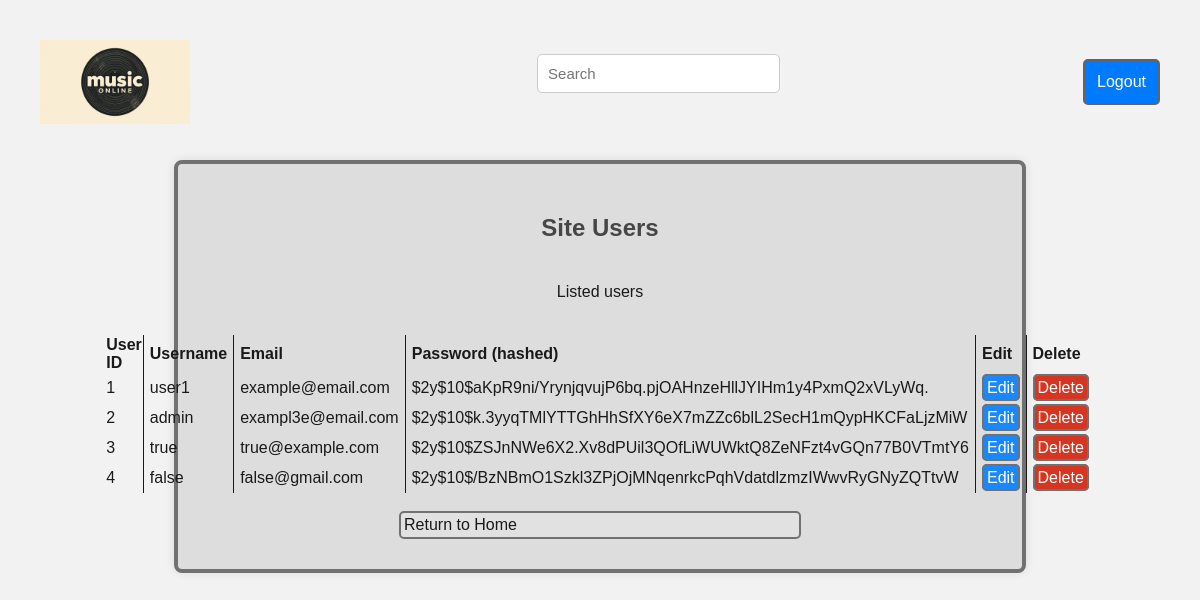
/admin_users.php (signed in), run on the app's committed database.
### tables this page shows
CREATE TABLE `users` (
  `id` int(11) NOT NULL COMMENT 'User ID',
  `username` varchar(50) NOT NULL COMMENT 'Login name',
  `password` varchar(255) NOT NULL COMMENT 'Hashed password',
  `email` varchar(100) NOT NULL COMMENT 'Contact email'
);

### admin_users.php (the view, shortened to what this page needs)
<?php include './includes/header.php'; ?>
<?php
$conn = new mysqli("localhost", "root", "", "customer_db");
$sql = "SELECT * FROM users";
$stmt = $conn->prepare($sql);
$stmt->execute();
$result = $stmt->get_result();
?>
<main>
    <div id="top_box">
        <div id="spacing">
            <a href="landing_page.php"><img src="./images/logo_music_online.jpg" alt="music online logo" id="logo"></a>
        </div>
        <div id="searching">
            <form action="search_results.php" method="get" id="search_box">
                <input type="text" id="item_name" name="item_name" placeholder="Search">
            </form>
        </div>
        <form action="logout.php" method="post" style="text-align:right;">
            <button type="submit">Logout</button>
        </form>
    </div>
    <br>
    <br>
    <section class="customer-form">
        <h2>Site Users</h2>
        <p>Listed users</p>
        <br>
        <?php
            if($result->num_rows > 0){
                echo"
                <table>
                    <tr>
                        <td>
                            <strong>User ID<strong>
                        </td>
                        <td>
                            <strong>Username<strong>
                        </td>
                        <td>
                            <strong>Email<strong>
                        </td>
                        <td>
                            <strong>Password (hashed)<strong>
                        <td>
                           <strong>Edit<strong>
                        </td>
                        <td>
                            <strong>Delete<strong>
                        </td>
                    </tr>
                ";
                while($item = $result->fetch_assoc()){
                    echo "<tr>";
                    echo "<td>".htmlspecialchars($item['id'])."</td>";
                    echo "<td>".htmlspecialchars($item['username'])."</td>";
                    echo "<td>".htmlspecialchars($item['email'])."</td>";
                    echo "<td>".htmlspecialchars($item['password'])."</td>";
                    echo "<td><a class='edit_button'href='edit_user.php?id=".htmlspecialchars($item['id'])."'>Edit</a> </td>";
                    echo "<td><a class='delete_button'href='delete_user.php?id=".htmlspecialchars($item['id'])."'>Delete</a></td>";
                    echo "</tr>";
                }
                echo "</table>";
            }
            else{
                echo "<p>You have not submitted any items yet.</p>";
            }
        ?>
        <br>
        <a class="back_button" href="admin_home.php">Return to Home</a>
    </section>
</main>
<?php include './includes/footer.php'; ?>

### includes/header.php (shortened to what this page needs)
<!DOCTYPE html>
<html lang="en">
<head>
    <link rel="stylesheet" href="./css/style.css">
</head>
<body>

### includes/footer.php
</body>
</html>

### css/style.css (style rules this page uses)
body { font-family: Arial, sans-serif; background: #f2f2f2; padding: 40px; margin: 0; background-image: url(../images/clay-banks-fEVaiLwWvlU-unsplash.jpg); }
main { display: flex; justify-content: center; flex-direction: column; align-items: center; width: 100%; }
.customer-form { width: 70%; background: #dbdbdb; padding: 30px; border-radius: 8px; border: #636363 solid; border-width: 4px; box-shadow: 0 0 12px rgba(0, 0, 0, 0.1); opacity: 0.9; display: flex; flex-direction: column; align-items: center; justify-content: center; isolation: auto; }
.customer-form h2 { text-align: center; margin-bottom: 25px; color: #333; }
input[type="text"], input[type="email"] { width: 100%; padding: 10px; margin-bottom: 18px; border: 1px solid #ccc; border-radius: 5px; font-size: 15px; box-sizing: border-box; }
button[type="submit"] { width: 100%; padding: 12px; border: none; background: #007bff; color: white; font-size: 16px; cursor: pointer; border-radius: 5px; transition: background 0.3s ease; border: #636363 solid; border-width: 2px; }
input[type="text"], input[type="email"], input[type="password"] { width: 100%; padding: 10px; margin-bottom: 18px; border: 1px solid #ccc; border-radius: 5px; font-size: 15px; box-sizing: border-box; }
button, input[type="submit"] { width: 100%; padding: 12px; border: none; background: #007bff; color: #fff; font-size: 16px; cursor: pointer; border-radius: 5px; transition: background 0.3s ease; }
table { border-collapse: collapse; }
td + td, th + th { border-left: 1px solid #000; padding: 6px; }
.edit_button { width: 100%; padding: 3px; border: none; background: #007bff; color: #fff; font-size: 16px; cursor: pointer; border-radius: 5px; text-decoration: none; border: #636363 solid; border-width: 2px; }
.delete_button { width: 100%; padding: 3px; border: none; background: #d1210a; color: #fff; font-size: 16px; cursor: pointer; border-radius: 5px; text-decoration: none; border: #636363 solid; border-width: 2px; }
.back_button { width: 50%; padding: 3px; border: none; background: rgba(255, 255, 255, 0.12); color: #000; font-size: 16px; cursor: pointer; border-radius: 5px; text-decoration: none; border: #636363 solid; border-width: 2px; backdrop-filter: blur(5px) saturate(150%); -webkit-backdrop-filter: blur(5px) saturate(150%); }
#search_box { width: 110%; padding: 5%; }
#top_box { display: flex; justify-content: space-between; flex-direction: row; align-items: center; width: 100%; }
#logo { max-width: 150px; height: auto; display: block; }

### data on the page
users: id "1", username "user1", email "example@email.com", password "$2y$10$aKpR9ni/YrynjqvujP6bq.pjOAHnzeHllJYIHm1y4PxmQ2xVLyWq."
users: id "2", username "admin", email "exampl3e@email.com", password "$2y$10$k.3yyqTMlYTTGhHhSfXY6eX7mZZc6blL2SecH1mQypHKCFaLjzMiW"
users: id "3", username "true", email "true@example.com", password "$2y$10$ZSJnNWe6X2.Xv8dPUil3QOfLiWUWktQ8ZeNFzt4vGQn77B0VTmtY6"
users: id "4", username "false", email "false@gmail.com", password "$2y$10$/BzNBmO1Szkl3ZPjOjMNqenrkcPqhVdatdlzmzIWwvRyGNyZQTtvW"
